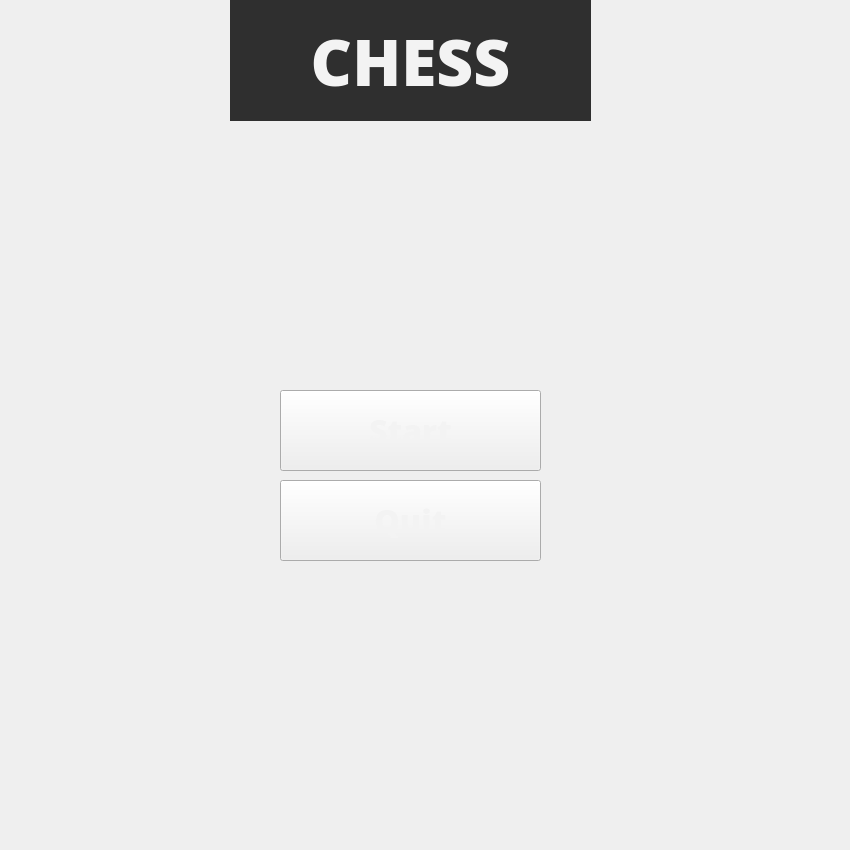
   <widget class="QWidget" name="StartScreen">
    <widget class="QLabel" name="label_20">
     <property name="geometry">
      <rect>
       <x>230</x>
       <y>0</y>
       <width>361</width>
       <height>121</height>
      </rect>
     </property>
     <property name="font">
      <font>
       <family>Open Sans Extrabold</family>
       <pointsize>48</pointsize>
       <weight>75</weight>
       <italic>false</italic>
       <bold>true</bold>
      </font>
     </property>
     <property name="styleSheet">
      <string notr="true">background-color: rgb(47, 47, 47);
color: rgb(243, 243, 243);</string>
     </property>
     <property name="text">
      <string>CHESS</string>
     </property>
     <property name="alignment">
      <set>Qt::AlignCenter</set>
     </property>
    </widget>
    <widget class="QPushButton" name="toGame">
     <property name="geometry">
      <rect>
       <x>280</x>
       <y>390</y>
       <width>261</width>
       <height>81</height>
      </rect>
     </property>
     <property name="font">
      <font>
       <family>Open Sans Extrabold</family>
       <pointsize>24</pointsize>
       <weight>75</weight>
       <bold>true</bold>
      </font>
     </property>
     <property name="styleSheet">
      <string notr="true">color: rgb(243, 243, 243);
border-color: rgb(243, 243, 243);</string>
     </property>
     <property name="text">
      <string>Start</string>
     </property>
    </widget>
    <widget class="QLabel" name="label_21">
     <property name="geometry">
      <rect>
       <x>360</x>
       <y>170</y>
       <width>221</width>
       <height>271</height>
      </rect>
     </property>
     <property name="styleSheet">
      <string notr="true">image: url(:/new/prefix1/King_white_noSub.png);
background-color: rgb(255, 255, 255, 0%);</string>
     </property>
     <property name="text">
      <string/>
     </property>
    </widget>
    <widget class="QLabel" name="label_22">
     <property name="geometry">
      <rect>
       <x>470</x>
       <y>100</y>
       <width>221</width>
       <height>271</height>
      </rect>
     </property>
     <property name="styleSheet">
      <string notr="true">image: url(:/new/prefix1/Bishop_white_noSub.png);
background-color: rgb(255, 255, 255, 0%);</string>
     </property>
     <property name="text">
      <string/>
     </property>
    </widget>
    <widget class="QLabel" name="label_23">
     <property name="geometry">
      <rect>
       <x>560</x>
       <y>160</y>
       <width>221</width>
       <height>271</height>
      </rect>
     </property>
     <property name="styleSheet">
      <string notr="true">image: url(:/new/prefix1/Knight_white_noSub.png);
background-color: rgb(255, 255, 255, 0%);</string>
     </property>
     <property name="text">
      <string/>
     </property>
    </widget>
    <widget class="QLabel" name="label_24">
     <property name="geometry">
      <rect>
       <x>620</x>
       <y>50</y>
       <width>221</width>
       <height>271</height>
      </rect>
     </property>
     <property name="styleSheet">
      <string notr="true">image: url(:/new/prefix1/Pawn_white_noSub.png);
background-color: rgb(255, 255, 255, 0%);</string>
     </property>
     <property name="text">
      <string/>
     </property>
    </widget>
    <widget class="QLabel" name="label_35">
     <property name="geometry">
      <rect>
       <x>360</x>
       <y>100</y>
       <width>221</width>
       <height>271</height>
      </rect>
     </property>
     <property name="styleSheet">
      <string notr="true">image: url(:/new/prefix1/Queen_white_noSub.png);
background-color: rgb(255, 255, 255, 0%);
border: 0px;</string>
     </property>
     <property name="text">
      <string/>
     </property>
    </widget>
    <widget class="QLabel" name="label_36">
     <property name="geometry">
      <rect>
       <x>470</x>
       <y>240</y>
       <width>221</width>
       <height>271</height>
      </rect>
     </property>
     <property name="styleSheet">
      <string notr="true">image: url(:/new/prefix1/Rook_white_noSub.png);
background-color: rgb(255, 255, 255, 0%);</string>
     </property>
     <property name="text">
      <string/>
     </property>
    </widget>
    <widget class="QLabel" name="label_37">
     <property name="geometry">
      <rect>
       <x>130</x>
       <y>80</y>
       <width>221</width>
       <height>271</height>
      </rect>
     </property>
     <property name="styleSheet">
      <string notr="true">image: url(:/new/prefix1/Bishop_black_noSub.png);
background-color: rgb(255, 255, 255, 0%);
border: 0px;</string>
     </property>
     <property name="text">
      <string/>
     </property>
    </widget>
    <widget class="QLabel" name="label_38">
     <property name="geometry">
      <rect>
       <x>260</x>
       <y>170</y>
       <width>221</width>
       <height>271</height>
      </rect>
     </property>
     <property name="styleSheet">
      <string notr="true">image: url(:/new/prefix1/King_black_noSub.png);
background-color: rgb(255, 255, 255, 0%);
border: 0px;</string>
     </property>
     <property name="text">
      <string/>
     </property>
    </widget>
    <widget class="QLabel" name="label_39">
     <property name="geometry">
      <rect>
       <x>40</x>
       <y>160</y>
       <width>221</width>
       <height>271</height>
      </rect>
     </property>
     <property name="styleSheet">
      <string notr="true">image: url(:/new/prefix1/Knight_black_noSub.png);
background-color: rgb(255, 255, 255, 0%);
border: 0px;</string>
     </property>
     <property name="text">
      <string/>
     </property>
    </widget>
    <widget class="QLabel" name="label_40">
     <property name="geometry">
      <rect>
       <x>-60</x>
       <y>180</y>
       <width>221</width>
       <height>271</height>
      </rect>
     </property>
     <property name="styleSheet">
      <string notr="true">image: url(:/new/prefix1/Pawn_black_noSub.png);
background-color: rgb(255, 255, 255, 0%);
border: 0px;</string>
     </property>
     <property name="text">
      <string/>
     </property>
    </widget>
    <widget class="QLabel" name="label_41">
     <property name="geometry">
      <rect>
       <x>250</x>
       <y>80</y>
       <width>221</width>
       <height>271</height>
      </rect>
     </property>
     <property name="styleSheet">
      <string notr="true">image: url(:/new/prefix1/Queen_black_noSub.png);
background-color: rgb(255, 255, 255, 0%);
border: 0px;</string>
     </property>
     <property name="text">
      <string/>
     </property>
    </widget>
    <widget class="QLabel" name="label_42">
     <property name="geometry">
      <rect>
       <x>130</x>
       <y>230</y>
       <width>221</width>
       <height>271</height>
      </rect>
     </property>
     <property name="styleSheet">
      <string notr="true">image: url(:/new/prefix1/Rook_black_noSub.png);
background-color: rgb(255, 255, 255, 0%);
border: 0px;</string>
     </property>
     <property name="text">
      <string/>
     </property>
    </widget>
    <widget class="QPushButton" name="close">
     <property name="geometry">
      <rect>
       <x>280</x>
       <y>480</y>
       <width>261</width>
       <height>81</height>
      </rect>
     </property>
     <property name="font">
      <font>
       <family>Open Sans Extrabold</family>
       <pointsize>24</pointsize>
       <weight>75</weight>
       <bold>true</bold>
      </font>
     </property>
     <property name="styleSheet">
      <string notr="true">color: rgb(243, 243, 243);
border-color: rgb(243, 243, 243);</string>
     </property>
     <property name="text">
      <string>Quit</string>
     </property>
    </widget>
    <widget class="QLabel" name="label_43">
     <property name="geometry">
      <rect>
       <x>-50</x>
       <y>70</y>
       <width>221</width>
       <height>271</height>
      </rect>
     </property>
     <property name="styleSheet">
      <string notr="true">image: url(:/new/prefix1/Pawn_black_noSub.png);
background-color: rgb(255, 255, 255, 0%);
border: 0px;</string>
     </property>
     <property name="text">
      <string/>
     </property>
    </widget>
    <widget class="QLabel" name="label_44">
     <property name="geometry">
      <rect>
       <x>40</x>
       <y>30</y>
       <width>221</width>
       <height>271</height>
      </rect>
     </property>
     <property name="styleSheet">
      <string notr="true">image: url(:/new/prefix1/Pawn_black_noSub.png);
background-color: rgb(255, 255, 255, 0%);
border: 0px;</string>
     </property>
     <property name="text">
      <string/>
     </property>
    </widget>
    <widget class="QLabel" name="label_45">
     <property name="geometry">
      <rect>
       <x>-50</x>
       <y>-40</y>
       <width>221</width>
       <height>271</height>
      </rect>
     </property>
     <property name="styleSheet">
      <string notr="true">image: url(:/new/prefix1/Pawn_black_noSub.png);
background-color: rgb(255, 255, 255, 0%);
border: 0px;</string>
     </property>
     <property name="text">
      <string/>
     </property>
    </widget>
    <widget class="QLabel" name="label_46">
     <property name="geometry">
      <rect>
       <x>40</x>
       <y>270</y>
       <width>221</width>
       <height>271</height>
      </rect>
     </property>
     <property name="styleSheet">
      <string notr="true">image: url(:/new/prefix1/Pawn_black_noSub.png);
background-color: rgb(255, 255, 255, 0%);
border: 0px;</string>
     </property>
     <property name="text">
      <string/>
     </property>
    </widget>
    <widget class="QLabel" name="label_47">
     <property name="geometry">
      <rect>
       <x>-60</x>
       <y>300</y>
       <width>221</width>
       <height>271</height>
      </rect>
     </property>
     <property name="styleSheet">
      <string notr="true">image: url(:/new/prefix1/Pawn_black_noSub.png);
background-color: rgb(255, 255, 255, 0%);
border: 0px;</string>
     </property>
     <property name="text">
      <string/>
     </property>
    </widget>
    <widget class="QLabel" name="label_48">
     <property name="geometry">
      <rect>
       <x>550</x>
       <y>30</y>
       <width>221</width>
       <height>271</height>
      </rect>
     </property>
     <property name="styleSheet">
      <string notr="true">image: url(:/new/prefix1/Pawn_white_noSub.png);
background-color: rgb(255, 255, 255, 0%);</string>
     </property>
     <property name="text">
      <string/>
     </property>
    </widget>
    <widget class="QLabel" name="label_49">
     <property name="geometry">
      <rect>
       <x>620</x>
       <y>300</y>
       <width>221</width>
       <height>271</height>
      </rect>
     </property>
     <property name="styleSheet">
      <string notr="true">image: url(:/new/prefix1/Pawn_white_noSub.png);
background-color: rgb(255, 255, 255, 0%);</string>
     </property>
     <property name="text">
      <string/>
     </property>
    </widget>
    <widget class="QLabel" name="label_50">
     <property name="geometry">
      <rect>
       <x>560</x>
       <y>260</y>
       <width>221</width>
       <height>271</height>
      </rect>
     </property>
     <property name="styleSheet">
      <string notr="true">image: url(:/new/prefix1/Pawn_white_noSub.png);
background-color: rgb(255, 255, 255, 0%);</string>
     </property>
     <property name="text">
      <string/>
     </property>
    </widget>
    <widget class="QLabel" name="label_51">
     <property name="geometry">
      <rect>
       <x>620</x>
       <y>-40</y>
       <width>221</width>
       <height>271</height>
      </rect>
     </property>
     <property name="styleSheet">
      <string notr="true">image: url(:/new/prefix1/Pawn_white_noSub.png);
background-color: rgb(255, 255, 255, 0%);</string>
     </property>
     <property name="text">
      <string/>
     </property>
    </widget>
    <widget class="QLabel" name="label_52">
     <property name="geometry">
      <rect>
       <x>620</x>
       <y>190</y>
       <width>221</width>
       <height>271</height>
      </rect>
     </property>
     <property name="styleSheet">
      <string notr="true">image: url(:/new/prefix1/Pawn_white_noSub.png);
background-color: rgb(255, 255, 255, 0%);</string>
     </property>
     <property name="text">
      <string/>
     </property>
    </widget>
    <widget class="QLabel" name="label_53">
     <property name="geometry">
      <rect>
       <x>210</x>
       <y>570</y>
       <width>221</width>
       <height>271</height>
      </rect>
     </property>
     <property name="styleSheet">
      <string notr="true">image: url(:/new/prefix1/Pawn_white_noSub.png);
background-color: rgb(255, 255, 255, 0%);</string>
     </property>
     <property name="text">
      <string/>
     </property>
    </widget>
    <widget class="QLabel" name="label_54">
     <property name="geometry">
      <rect>
       <x>120</x>
       <y>30</y>
       <width>221</width>
       <height>271</height>
      </rect>
     </property>
     <property name="styleSheet">
      <string notr="true">image: url(:/new/prefix1/Rook_black_noSub.png);
background-color: rgb(255, 255, 255, 0%);
border: 0px;</string>
     </property>
     <property name="text">
      <string/>
     </property>
    </widget>
    <widget class="QLabel" name="label_55">
     <property name="geometry">
      <rect>
       <x>130</x>
       <y>160</y>
       <width>221</width>
       <height>271</height>
      </rect>
     </property>
     <property name="styleSheet">
      <string notr="true">image: url(:/new/prefix1/Bishop_black_noSub.png);
background-color: rgb(255, 255, 255, 0%);
border: 0px;</string>
     </property>
     <property name="text">
      <string/>
     </property>
    </widget>
    <widget class="QLabel" name="label_56">
     <property name="geometry">
      <rect>
       <x>40</x>
       <y>110</y>
       <width>221</width>
       <height>271</height>
      </rect>
     </property>
     <property name="styleSheet">
      <string notr="true">image: url(:/new/prefix1/Knight_black_noSub.png);
background-color: rgb(255, 255, 255, 0%);
border: 0px;</string>
     </property>
     <property name="text">
      <string/>
     </property>
    </widget>
    <widget class="QLabel" name="label_57">
     <property name="geometry">
      <rect>
       <x>470</x>
       <y>160</y>
       <width>221</width>
       <height>271</height>
      </rect>
     </property>
     <property name="styleSheet">
      <string notr="true">image: url(:/new/prefix1/Bishop_white_noSub.png);
background-color: rgb(255, 255, 255, 0%);</string>
     </property>
     <property name="text">
      <string/>
     </property>
    </widget>
    <widget class="QLabel" name="label_58">
     <property name="geometry">
      <rect>
       <x>470</x>
       <y>40</y>
       <width>221</width>
       <height>271</height>
      </rect>
     </property>
     <property name="styleSheet">
      <string notr="true">image: url(:/new/prefix1/Rook_white_noSub.png);
background-color: rgb(255, 255, 255, 0%);</string>
     </property>
     <property name="text">
      <string/>
     </property>
    </widget>
    <widget class="QLabel" name="label_59">
     <property name="geometry">
      <rect>
       <x>560</x>
       <y>110</y>
       <width>221</width>
       <height>271</height>
      </rect>
     </property>
     <property name="styleSheet">
      <string notr="true">image: url(:/new/prefix1/Knight_white_noSub.png);
background-color: rgb(255, 255, 255, 0%);</string>
     </property>
     <property name="text">
      <string/>
     </property>
    </widget>
    <zorder>label_57</zorder>
    <zorder>label_20</zorder>
    <zorder>label_58</zorder>
    <zorder>label_44</zorder>
    <zorder>label_56</zorder>
    <zorder>label_54</zorder>
    <zorder>label_41</zorder>
    <zorder>label_21</zorder>
    <zorder>label_36</zorder>
    <zorder>label_38</zorder>
    <zorder>label_37</zorder>
    <zorder>label_39</zorder>
    <zorder>label_40</zorder>
    <zorder>label_22</zorder>
    <zorder>label_23</zorder>
    <zorder>label_24</zorder>
    <zorder>label_43</zorder>
    <zorder>label_45</zorder>
    <zorder>label_46</zorder>
    <zorder>label_47</zorder>
    <zorder>label_48</zorder>
    <zorder>label_49</zorder>
    <zorder>label_50</zorder>
    <zorder>label_51</zorder>
    <zorder>label_52</zorder>
    <zorder>label_53</zorder>
    <zorder>label_55</zorder>
    <zorder>label_59</zorder>
    <zorder>label_42</zorder>
    <zorder>label_35</zorder>
    <zorder>toGame</zorder>
    <zorder>close</zorder>
   </widget>
